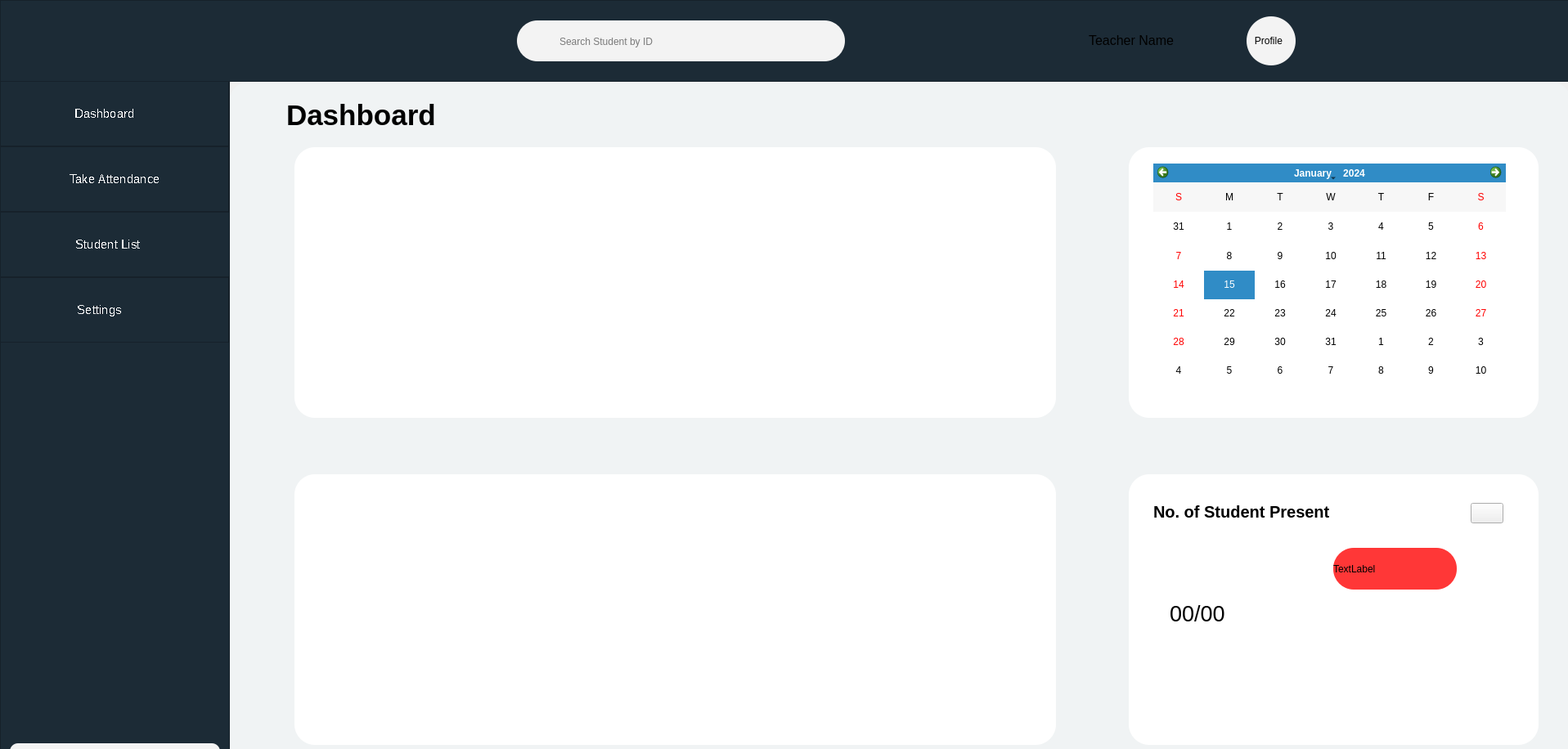
<?xml version="1.0" encoding="UTF-8"?>
<ui version="4.0">
 <class>MainWindow</class>
 <widget class="QMainWindow" name="MainWindow">
  <property name="geometry">
   <rect>
    <x>0</x>
    <y>0</y>
    <width>1917</width>
    <height>916</height>
   </rect>
  </property>
  <property name="windowTitle">
   <string>MainWindow</string>
  </property>
  <widget class="QWidget" name="centralwidget">
   <widget class="QFrame" name="top_bar">
    <property name="geometry">
     <rect>
      <x>0</x>
      <y>0</y>
      <width>1920</width>
      <height>100</height>
     </rect>
    </property>
    <property name="styleSheet">
     <string notr="true">background-color: #1C2B36;</string>
    </property>
    <property name="frameShape">
     <enum>QFrame::StyledPanel</enum>
    </property>
    <property name="frameShadow">
     <enum>QFrame::Raised</enum>
    </property>
    <widget class="QLabel" name="profile_img_2">
     <property name="geometry">
      <rect>
       <x>1524</x>
       <y>20</y>
       <width>60</width>
       <height>60</height>
      </rect>
     </property>
     <property name="styleSheet">
      <string notr="true">background-color: #f3f3f3;
border-radius: 30%;</string>
     </property>
     <property name="text">
      <string>   Profile</string>
     </property>
    </widget>
    <widget class="QFrame" name="search_2">
     <property name="geometry">
      <rect>
       <x>632</x>
       <y>25</y>
       <width>401</width>
       <height>50</height>
      </rect>
     </property>
     <property name="styleSheet">
      <string notr="true">background-color: #F3F3F3;
border-radius: 25%;</string>
     </property>
     <property name="frameShape">
      <enum>QFrame::StyledPanel</enum>
     </property>
     <property name="frameShadow">
      <enum>QFrame::Raised</enum>
     </property>
     <widget class="QLineEdit" name="search_bar_2">
      <property name="geometry">
       <rect>
        <x>50</x>
        <y>8</y>
        <width>341</width>
        <height>35</height>
       </rect>
      </property>
      <property name="font">
       <font>
        <pointsize>9</pointsize>
       </font>
      </property>
      <property name="placeholderText">
       <string>Search Student by ID</string>
      </property>
     </widget>
     <widget class="QLabel" name="label_6">
      <property name="geometry">
       <rect>
        <x>16</x>
        <y>13</y>
        <width>25</width>
        <height>25</height>
       </rect>
      </property>
      <property name="text">
       <string/>
      </property>
      <property name="pixmap">
       <pixmap>icons/search.png</pixmap>
      </property>
      <property name="scaledContents">
       <bool>true</bool>
      </property>
     </widget>
    </widget>
    <widget class="QLabel" name="label_7">
     <property name="geometry">
      <rect>
       <x>1331</x>
       <y>34</y>
       <width>181</width>
       <height>31</height>
      </rect>
     </property>
     <property name="font">
      <font>
       <pointsize>12</pointsize>
      </font>
     </property>
     <property name="text">
      <string>Teacher Name</string>
     </property>
    </widget>
   </widget>
   <widget class="QFrame" name="main">
    <property name="geometry">
     <rect>
      <x>280</x>
      <y>100</y>
      <width>1641</width>
      <height>900</height>
     </rect>
    </property>
    <property name="styleSheet">
     <string notr="true">QFrame{background-color: #ffffff;border-radius: 25%;color:black;}
QFrame#main{background-color: #F0F3F4;}</string>
    </property>
    <property name="frameShape">
     <enum>QFrame::StyledPanel</enum>
    </property>
    <property name="frameShadow">
     <enum>QFrame::Raised</enum>
    </property>
    <widget class="QFrame" name="frame_5">
     <property name="geometry">
      <rect>
       <x>80</x>
       <y>80</y>
       <width>931</width>
       <height>331</height>
      </rect>
     </property>
     <property name="styleSheet">
      <string notr="true"/>
     </property>
     <property name="frameShape">
      <enum>QFrame::StyledPanel</enum>
     </property>
     <property name="frameShadow">
      <enum>QFrame::Raised</enum>
     </property>
    </widget>
    <widget class="QFrame" name="frame_6">
     <property name="geometry">
      <rect>
       <x>1100</x>
       <y>80</y>
       <width>501</width>
       <height>331</height>
      </rect>
     </property>
     <property name="autoFillBackground">
      <bool>false</bool>
     </property>
     <property name="styleSheet">
      <string notr="true"/>
     </property>
     <property name="frameShape">
      <enum>QFrame::StyledPanel</enum>
     </property>
     <property name="frameShadow">
      <enum>QFrame::Raised</enum>
     </property>
     <widget class="QCalendarWidget" name="Calendar_2">
      <property name="geometry">
       <rect>
        <x>30</x>
        <y>20</y>
        <width>431</width>
        <height>271</height>
       </rect>
      </property>
      <property name="font">
       <font>
        <pointsize>9</pointsize>
        <kerning>true</kerning>
       </font>
      </property>
      <property name="autoFillBackground">
       <bool>true</bool>
      </property>
      <property name="firstDayOfWeek">
       <enum>Qt::Sunday</enum>
      </property>
      <property name="gridVisible">
       <bool>false</bool>
      </property>
      <property name="selectionMode">
       <enum>QCalendarWidget::SingleSelection</enum>
      </property>
      <property name="horizontalHeaderFormat">
       <enum>QCalendarWidget::SingleLetterDayNames</enum>
      </property>
      <property name="verticalHeaderFormat">
       <enum>QCalendarWidget::NoVerticalHeader</enum>
      </property>
      <property name="navigationBarVisible">
       <bool>true</bool>
      </property>
      <property name="dateEditEnabled">
       <bool>true</bool>
      </property>
     </widget>
    </widget>
    <widget class="QFrame" name="frame_7">
     <property name="geometry">
      <rect>
       <x>80</x>
       <y>480</y>
       <width>931</width>
       <height>331</height>
      </rect>
     </property>
     <property name="styleSheet">
      <string notr="true"/>
     </property>
     <property name="frameShape">
      <enum>QFrame::StyledPanel</enum>
     </property>
     <property name="frameShadow">
      <enum>QFrame::Raised</enum>
     </property>
    </widget>
    <widget class="QFrame" name="frame_8">
     <property name="geometry">
      <rect>
       <x>1100</x>
       <y>480</y>
       <width>501</width>
       <height>331</height>
      </rect>
     </property>
     <property name="styleSheet">
      <string notr="true"/>
     </property>
     <property name="frameShape">
      <enum>QFrame::StyledPanel</enum>
     </property>
     <property name="frameShadow">
      <enum>QFrame::Raised</enum>
     </property>
     <widget class="QLabel" name="label_8">
      <property name="geometry">
       <rect>
        <x>30</x>
        <y>30</y>
        <width>281</width>
        <height>31</height>
       </rect>
      </property>
      <property name="font">
       <font>
        <family>MS Sans Serif</family>
        <pointsize>15</pointsize>
        <weight>75</weight>
        <bold>true</bold>
        <underline>false</underline>
       </font>
      </property>
      <property name="text">
       <string>No. of Student Present </string>
      </property>
     </widget>
     <widget class="QPushButton" name="pushButton_2">
      <property name="geometry">
       <rect>
        <x>418</x>
        <y>35</y>
        <width>40</width>
        <height>25</height>
       </rect>
      </property>
      <property name="text">
       <string/>
      </property>
      <property name="icon">
       <iconset>
        <normaloff>icons/right-arrow.png</normaloff>icons/right-arrow.png</iconset>
      </property>
      <property name="shortcut">
       <string/>
      </property>
     </widget>
     <widget class="QLabel" name="label_9">
      <property name="geometry">
       <rect>
        <x>50</x>
        <y>110</y>
        <width>121</width>
        <height>121</height>
       </rect>
      </property>
      <property name="font">
       <font>
        <pointsize>20</pointsize>
       </font>
      </property>
      <property name="text">
       <string>00/00</string>
      </property>
     </widget>
     <widget class="QLabel" name="label_10">
      <property name="geometry">
       <rect>
        <x>250</x>
        <y>90</y>
        <width>151</width>
        <height>51</height>
       </rect>
      </property>
      <property name="styleSheet">
       <string notr="true">QFrame{
background-color: rgb(255, 55, 55);
border-radius: 25%;
color:black;
-webkit-box-shadow: rgba(136, 165, 191, 0.48) 6px 2px 16px 0px, rgba(255, 255, 255, 0.8) -6px -2px 16px 0px;
}</string>
      </property>
      <property name="text">
       <string>TextLabel</string>
      </property>
     </widget>
    </widget>
    <widget class="QLabel" name="title_2">
     <property name="geometry">
      <rect>
       <x>70</x>
       <y>20</y>
       <width>491</width>
       <height>41</height>
      </rect>
     </property>
     <property name="font">
      <font>
       <family>MS UI Gothic</family>
       <pointsize>26</pointsize>
       <weight>75</weight>
       <bold>true</bold>
       <underline>false</underline>
       <strikeout>false</strikeout>
       <kerning>true</kerning>
      </font>
     </property>
     <property name="styleSheet">
      <string notr="true">background-color: #F0F3F4;</string>
     </property>
     <property name="text">
      <string>Dashboard</string>
     </property>
    </widget>
   </widget>
   <widget class="QFrame" name="menu">
    <property name="geometry">
     <rect>
      <x>0</x>
      <y>99</y>
      <width>281</width>
      <height>901</height>
     </rect>
    </property>
    <property name="styleSheet">
     <string notr="true">QFrame{
background-color: #1C2B36;
}
QPushButton{
color:rgb(255, 255, 255);

}
QFrame#btn1_5:hover,
QFrame#btn1_6:hover,
QFrame#btn1_7:hover,
QFrame#btn1_8:hover{
	background-color: #219E91;
	color:rgb(255, 255, 255);

}</string>
    </property>
    <property name="frameShape">
     <enum>QFrame::StyledPanel</enum>
    </property>
    <property name="frameShadow">
     <enum>QFrame::Raised</enum>
    </property>
    <widget class="QPushButton" name="logout_btn_2">
     <property name="geometry">
      <rect>
       <x>12</x>
       <y>810</y>
       <width>257</width>
       <height>63</height>
      </rect>
     </property>
     <property name="font">
      <font>
       <pointsize>11</pointsize>
       <weight>50</weight>
       <bold>false</bold>
      </font>
     </property>
     <property name="cursor">
      <cursorShape>PointingHandCursor</cursorShape>
     </property>
     <property name="focusPolicy">
      <enum>Qt::WheelFocus</enum>
     </property>
     <property name="autoFillBackground">
      <bool>false</bool>
     </property>
     <property name="styleSheet">
      <string notr="true">QPushButton{
background-color: rgb(243, 243, 243);
border-radius: 10%;
}
QPushButton:hover{
background-color: red;
}</string>
     </property>
     <property name="text">
      <string> Logout    </string>
     </property>
     <property name="icon">
      <iconset>
       <normaloff>icons/logout.png</normaloff>icons/logout.png</iconset>
     </property>
     <property name="iconSize">
      <size>
       <width>20</width>
       <height>20</height>
      </size>
     </property>
     <property name="shortcut">
      <string/>
     </property>
     <property name="default">
      <bool>true</bool>
     </property>
     <property name="flat">
      <bool>true</bool>
     </property>
    </widget>
    <widget class="QFrame" name="btn1_5">
     <property name="geometry">
      <rect>
       <x>0</x>
       <y>0</y>
       <width>280</width>
       <height>80</height>
      </rect>
     </property>
     <property name="frameShape">
      <enum>QFrame::StyledPanel</enum>
     </property>
     <property name="frameShadow">
      <enum>QFrame::Raised</enum>
     </property>
     <widget class="QPushButton" name="dashboard_button_5">
      <property name="geometry">
       <rect>
        <x>0</x>
        <y>0</y>
        <width>281</width>
        <height>80</height>
       </rect>
      </property>
      <property name="font">
       <font>
        <pointsize>11</pointsize>
        <weight>50</weight>
        <bold>false</bold>
        <stylestrategy>NoAntialias</stylestrategy>
       </font>
      </property>
      <property name="cursor">
       <cursorShape>PointingHandCursor</cursorShape>
      </property>
      <property name="focusPolicy">
       <enum>Qt::WheelFocus</enum>
      </property>
      <property name="layoutDirection">
       <enum>Qt::LeftToRight</enum>
      </property>
      <property name="autoFillBackground">
       <bool>false</bool>
      </property>
      <property name="styleSheet">
       <string notr="true"/>
      </property>
      <property name="text">
       <string> Dashboard       </string>
      </property>
      <property name="icon">
       <iconset>
        <normaloff>icons/dashboard.png</normaloff>icons/dashboard.png</iconset>
      </property>
      <property name="iconSize">
       <size>
        <width>20</width>
        <height>20</height>
       </size>
      </property>
      <property name="shortcut">
       <string/>
      </property>
      <property name="checkable">
       <bool>false</bool>
      </property>
      <property name="default">
       <bool>true</bool>
      </property>
      <property name="flat">
       <bool>true</bool>
      </property>
     </widget>
    </widget>
    <widget class="QFrame" name="btn1_6">
     <property name="geometry">
      <rect>
       <x>0</x>
       <y>80</y>
       <width>280</width>
       <height>80</height>
      </rect>
     </property>
     <property name="frameShape">
      <enum>QFrame::StyledPanel</enum>
     </property>
     <property name="frameShadow">
      <enum>QFrame::Raised</enum>
     </property>
     <widget class="QPushButton" name="dashboard_button_6">
      <property name="geometry">
       <rect>
        <x>0</x>
        <y>0</y>
        <width>281</width>
        <height>80</height>
       </rect>
      </property>
      <property name="font">
       <font>
        <pointsize>11</pointsize>
        <weight>50</weight>
        <bold>false</bold>
        <stylestrategy>NoAntialias</stylestrategy>
       </font>
      </property>
      <property name="cursor">
       <cursorShape>PointingHandCursor</cursorShape>
      </property>
      <property name="focusPolicy">
       <enum>Qt::WheelFocus</enum>
      </property>
      <property name="layoutDirection">
       <enum>Qt::LeftToRight</enum>
      </property>
      <property name="autoFillBackground">
       <bool>false</bool>
      </property>
      <property name="styleSheet">
       <string notr="true"/>
      </property>
      <property name="text">
       <string>Take Attendance</string>
      </property>
      <property name="icon">
       <iconset>
        <normaloff>icons/mark.png</normaloff>icons/mark.png</iconset>
      </property>
      <property name="iconSize">
       <size>
        <width>20</width>
        <height>20</height>
       </size>
      </property>
      <property name="shortcut">
       <string/>
      </property>
      <property name="default">
       <bool>true</bool>
      </property>
      <property name="flat">
       <bool>true</bool>
      </property>
     </widget>
    </widget>
    <widget class="QFrame" name="btn1_7">
     <property name="geometry">
      <rect>
       <x>0</x>
       <y>160</y>
       <width>281</width>
       <height>80</height>
      </rect>
     </property>
     <property name="frameShape">
      <enum>QFrame::StyledPanel</enum>
     </property>
     <property name="frameShadow">
      <enum>QFrame::Raised</enum>
     </property>
     <widget class="QPushButton" name="dashboard_button_7">
      <property name="geometry">
       <rect>
        <x>0</x>
        <y>0</y>
        <width>281</width>
        <height>80</height>
       </rect>
      </property>
      <property name="font">
       <font>
        <pointsize>11</pointsize>
        <weight>50</weight>
        <bold>false</bold>
        <stylestrategy>NoAntialias</stylestrategy>
       </font>
      </property>
      <property name="cursor">
       <cursorShape>PointingHandCursor</cursorShape>
      </property>
      <property name="focusPolicy">
       <enum>Qt::WheelFocus</enum>
      </property>
      <property name="layoutDirection">
       <enum>Qt::LeftToRight</enum>
      </property>
      <property name="autoFillBackground">
       <bool>false</bool>
      </property>
      <property name="styleSheet">
       <string notr="true"/>
      </property>
      <property name="text">
       <string> Student List     </string>
      </property>
      <property name="icon">
       <iconset>
        <normaloff>icons/student.png</normaloff>icons/student.png</iconset>
      </property>
      <property name="iconSize">
       <size>
        <width>20</width>
        <height>20</height>
       </size>
      </property>
      <property name="shortcut">
       <string/>
      </property>
      <property name="default">
       <bool>true</bool>
      </property>
      <property name="flat">
       <bool>true</bool>
      </property>
     </widget>
    </widget>
    <widget class="QFrame" name="btn1_8">
     <property name="geometry">
      <rect>
       <x>0</x>
       <y>240</y>
       <width>280</width>
       <height>80</height>
      </rect>
     </property>
     <property name="frameShape">
      <enum>QFrame::StyledPanel</enum>
     </property>
     <property name="frameShadow">
      <enum>QFrame::Raised</enum>
     </property>
     <widget class="QPushButton" name="dashboard_button_8">
      <property name="geometry">
       <rect>
        <x>0</x>
        <y>0</y>
        <width>281</width>
        <height>80</height>
       </rect>
      </property>
      <property name="font">
       <font>
        <pointsize>11</pointsize>
        <weight>50</weight>
        <bold>false</bold>
        <stylestrategy>NoAntialias</stylestrategy>
       </font>
      </property>
      <property name="cursor">
       <cursorShape>PointingHandCursor</cursorShape>
      </property>
      <property name="focusPolicy">
       <enum>Qt::WheelFocus</enum>
      </property>
      <property name="layoutDirection">
       <enum>Qt::LeftToRight</enum>
      </property>
      <property name="autoFillBackground">
       <bool>false</bool>
      </property>
      <property name="styleSheet">
       <string notr="true"/>
      </property>
      <property name="text">
       <string> Settings          </string>
      </property>
      <property name="icon">
       <iconset>
        <normaloff>icons/settings.png</normaloff>icons/settings.png</iconset>
      </property>
      <property name="iconSize">
       <size>
        <width>20</width>
        <height>20</height>
       </size>
      </property>
      <property name="shortcut">
       <string/>
      </property>
      <property name="default">
       <bool>true</bool>
      </property>
      <property name="flat">
       <bool>true</bool>
      </property>
     </widget>
    </widget>
   </widget>
  </widget>
 </widget>
 <resources/>
 <connections/>
</ui>
